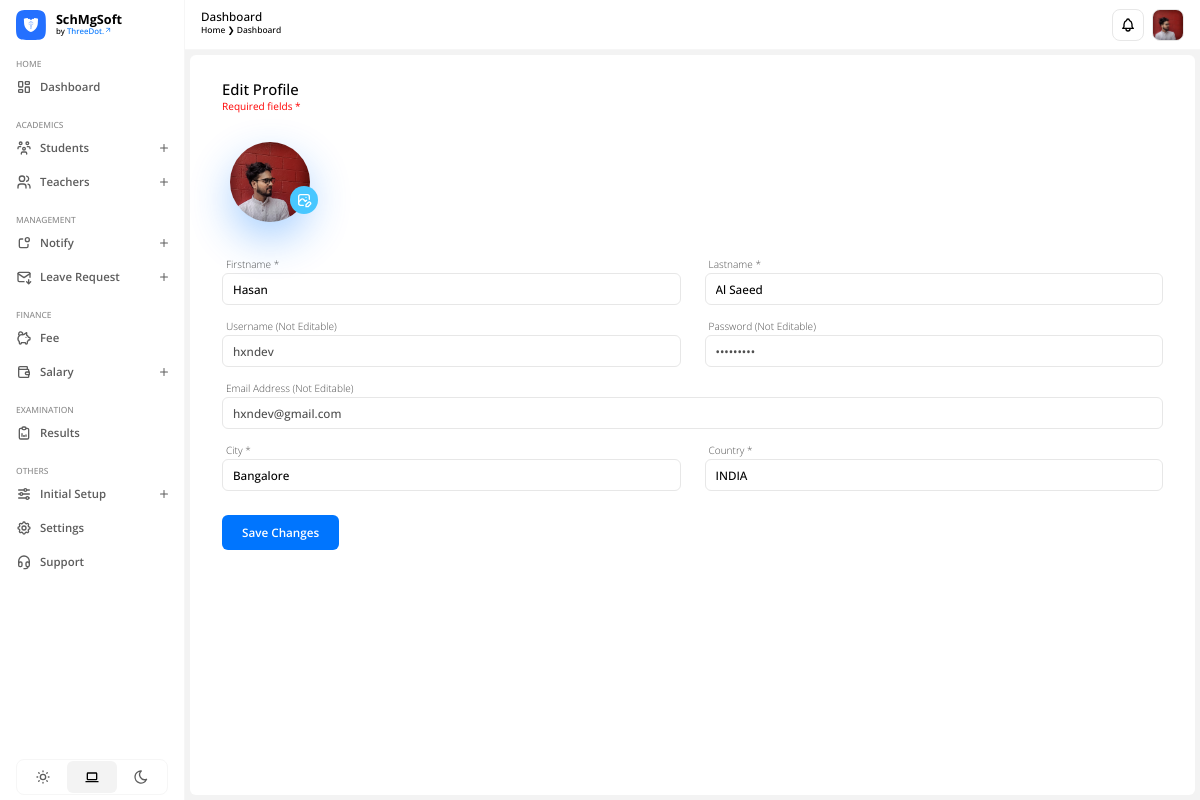
Screenshot of /profile/edit/ (signed in) with the database file from the repository.
### apps/users/models.py (models this page shows)
class CustomUser(AbstractUser):
    USER = (
        (1, 'ADMIN'),
        (2, 'TEACHER'),
        (3, 'STUDENT')
    )
    user_type = models.CharField(choices=USER, max_length=20, default=1)
    profile_pic = models.ImageField(upload_to='profile_pic/', null=True, blank=True)
    city = models.CharField(max_length=200, blank=True)
    country = models.CharField(max_length=200, blank=True)

### apps/users/views.py (the view, shortened to what this page needs)
# urls.py: path('edit/', views.profile_edit, name='profile-edit'),
@login_required(login_url='/')
def profile_edit(request):
    return render(request, 'edit-profile.html')

### apps/users/templates/edit-profile.html (shortened to what this page needs)
{% extends "base.html" %} {% load static %} {% block htmlhead %}
<link
  rel="stylesheet"
  type="text/css"
  href="{% static 'css/users/edit-profile.css' %}"
/>
{% endblock htmlhead %} {% block content %}
<div id="profile">
  <form
    action="{% url 'profile-edit' %}"
    method="post"
    enctype="multipart/form-data"
  >
    <h3>Edit Profile</h3>
    <p>Required fields *</p>
    <div id="profile-details">
      <div id="image">
        {% if not user.profile_pic %}
        <img
          src="https://images.unsplash.com/photo-1718002127646-0904604dfb8c?crop=entropy&cs=srgb&fm=jpg&ixid=M3wzMjM4NDZ8MHwxfHJhbmRvbXx8fHx8fHx8fDE3MjA5NDE3OTN8&ixlib=rb-4.0.3&q=85"
          alt="Profile Photo."
        />
        {% else %}
        <img src="{{ user.profile_pic.url }}" alt="Profile Photo." />
        {% endif %}
      </div>
      <button>
      </button>
    </div>
    <div id="form-content">
      <div class="form-group">
        <label for="fname">Firstname *</label>
        <input
          type="text"
          name="fname"
          id="fname"
          value="{{ user.first_name }}"
          required
        />
      </div>
      <div class="form-group">
        <label for="lname">Lastname *</label>
        <input
          type="text"
          name="lname"
          id="lname"
          value="{{ user.last_name }}"
          required
        />
      </div>
      <div class="form-group">
        <label for="username">Username (Not Editable)</label>
        <input
          type="text"
          name="username"
          id="username"
          value="{{ user.username }}"
          readonly
          tabindex="-1"
        />
      </div>
      <div class="form-group">
        <label for="password">Password (Not Editable)</label>
        <input
          type="password"
          name="password"
          id="password"
          value="●●●●●●●●●"
          readonly
          tabindex="-1"
        />
      </div>
      <div class="form-group full-width">
        <label for="email">Email Address (Not Editable)</label>
        <input
          type="email"
          name="email"
          id="email"
          value="{{ user.email }}"
          readonly
          tabindex="-1"
        />
      </div>
      <div class="form-group">
        <label for="city">City *</label>
        <input
          type="text"
          name="city"
          id="city"
          value="{{ user.city }}"
          required
        />
      </div>
      <div class="form-group">
        <label for="country">Country *</label>
        <input
          type="text"
          name="country"
          id="country"
          value="{{ user.country }}"
          required
        />
      </div>
    </div>
    <button type="submit">Save Changes</button>
  </form>
</div>
 {% endblock %}

### SchMgSoft/templates/header.html (shortened to what this page needs)
{% load static %}
{% block content %}
<header>
  <div class="left">
    <h3>Dashboard</h3>
    <div class="breadcrumb">
      <p>Home &#10095; Dashboard</p>
    </div>
  </div>
  <div class="right">
    <div id="notification-icon">
    </div>
    <div id="profile">
      {% if not user.profile_pic %}
      <img
        src="https://images.unsplash.com/photo-1522075469751-3a6694fb2f61?crop=entropy&cs=srgb&fm=jpg&ixid=M3wzMjM4NDZ8MHwxfHJhbmRvbXx8fHx8fHx8fDE3MjA2ODA4NTB8&ixlib=rb-4.0.3&q=85"
        alt="Profile Photo."
      />
      {% else %}
      <img src="{{ user.profile_pic.url }}" alt="Profile Photo." />
      {% endif %}
    </div>
  </div>
</header>
{% endblock %}
{% block extracss %}
<link rel="stylesheet" type="text/css" href="{% static 'css/header.css' %}" />
{% endblock %}

### SchMgSoft/static/css/style.css (style rules this page uses)
:root { --accent-clr-50: #edfaff; --accent-clr-100: #d6f1ff; --accent-clr-200: #b5e9ff; --accent-clr-300: #83ddff; --accent-clr-400: #48c7ff; --accent-clr-500: #1ea8ff; --accent-clr-600: #0689ff; --accent-clr-700: #0075fe; --accent-clr-800: #085ac5; --accent-clr-900: #0d4e9b; --accent-clr-950: #0e305d; --round-sm: 0.125rem; --round-norm: 0.25rem; --round-md: 0.375rem; --round-lg: 0.5rem; --round-xl: 0.75rem; --round-2xl: 1rem; --round-3xl: 1.5rem; --round-full: 50%; --transition-time: 0.15s; --animation-time: 0.3s; }
*, *:before, *:after { margin: 0; padding: 0; box-sizing: border-box; font-family: 'Open Sans', sans-serif; font-synthesis: none; -webkit-font-smoothing: antialiased; -moz-osx-font-smoothing: grayscale; text-rendering: optimizeLegibility; }
html { scroll-behavior: smooth; }
body { margin: 0; padding: 0; min-width: 100%; min-height: 100vh; font-family: 'Open Sans', sans-serif; font-synthesis: none; -webkit-font-smoothing: antialiased; -moz-osx-font-smoothing: grayscale; text-rendering: optimizeLegibility; overflow: hidden; }
body.light-mode { --text-clr-50: #f6f6f6; --text-clr-100: #e7e7e7; --text-clr-200: #d1d1d1; --text-clr-300: #b0b0b0; --text-clr-400: #9c9c9c; --text-clr-500: #8c8c8c; --text-clr-600: #5d5d5d; --text-clr-700: #4f4f4f; --text-clr-800: #454545; --text-clr-900: #3d3d3d; --text-clr-950: #000000; --bg-clr: #f3f3f3; --bg-component: #ffffff; --bg-icon: #f3f3f3; --bg-blur: rgba(255, 255, 255, 0.3); --border-clr: rgba(0, 0, 0, 0.05); --overlay: linear-gradient(180deg, rgba(0, 0, 0, 0.01), rgba(0, 0, 0, 0.5)); }
p, h1, h2, h3, h4, h5, h6 { padding: 0; margin: 0; }

### SchMgSoft/static/css/users/edit-profile.css (style rules this page uses)
#profile { width: 100%; height: 100%; background-color: var(--bg-component); border-radius: var(--round-md); }
#profile form { padding: 24px 32px; width: 100%; height: 100%; display: flex; flex-direction: column; align-items: start; }
#profile form h3 { font-size: 0.931rem; font-weight: 500; text-align: left; color: var(--text-clr-950); }
#profile form p { font-size: 0.631rem; font-weight: 400; text-align: left; color: #f00; }
#profile form #profile-details { position: relative; margin-top: 24px; width: 96px; height: 90px; display: flex; align-items: center; justify-content: center; }
#profile form #profile-details::after { position: absolute; top: 30%; left: 50%; transform: translateX(-50%); content: ''; padding: 0.5rem 1.5rem; width: 70px; height: 70px; background-color: var(--accent-clr-700); border-radius: var(--round-full); filter: blur(24px); opacity: 0.45; z-index: 0; }
#profile form #profile-details #image { width: 80px; height: 80px; display: flex; align-items: center; justify-content: center; border-radius: var(--round-full); overflow: hidden; z-index: 1; }
#profile form #profile-details #image img { width: 100%; height: 100%; object-fit: cover; }
#profile form #profile-details button { position: absolute; right: 0; bottom: 15%; width: 28px; height: 28px; border-radius: var(--round-full); outline: none; border: none; background: var(--accent-clr-400); display: flex; align-items: center; justify-content: center; cursor: pointer; z-index: 1; }
#profile form #profile-details button svg { width: 16px; height: 16px; object-fit: contain; color: #fff; }
#profile form #form-content { margin: 24px auto; width: 100%; display: grid; grid-template-columns: repeat(2, 1fr); gap: 0.5rem 1.5rem; }
#profile form #form-content .form-group { width: 100%; }
#profile form #form-content .form-group.full-width { grid-column: span 2; }
#profile form #form-content .form-group label { padding: 0.5rem 0.25rem; font-size: 0.631rem; font-weight: 300; text-align: left; color: var(--text-clr-700); }
#profile form #form-content .form-group input { padding: 10px; width: 100%; height: 32px; border: 1px solid var(--text-clr-100); border-radius: var(--round-md); outline: none; background: none; font-size: 0.731rem; font-weight: 500; text-align: left; color: var(--text-clr-950); transition: 0.3s; }
#profile form #form-content .form-group input:read-only { color: var(--text-clr-700); pointer-events: none; }
#profile form button[type='submit'] { padding: 10px 20px; outline: none; border: none; background: var(--accent-clr-700); font-size: 0.731rem; font-weight: 600; text-align: center; color: #fff; display: flex; align-items: center; justify-content: center; border-radius: var(--round-md); transition: background var(--transition-time) ease; }

### rows the page displays
CustomUser: profile_pic (picture), fname "Hasan", lname "Al Saeed", username "hxndev", email "hxndev@gmail.com", city "Bangalore", country "INDIA"
